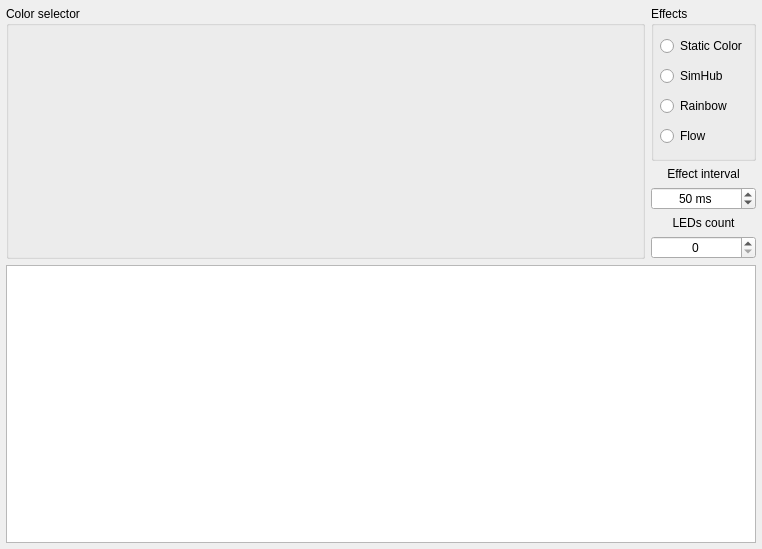
<?xml version="1.0" encoding="UTF-8"?>
<ui version="4.0">
 <class>LedRGBConfig</class>
 <widget class="QWidget" name="LedRGBConfig">
  <property name="geometry">
   <rect>
    <x>0</x>
    <y>0</y>
    <width>762</width>
    <height>549</height>
   </rect>
  </property>
  <property name="windowTitle">
   <string>Form</string>
  </property>
  <layout class="QGridLayout" name="gridLayout" rowstretch="5,0,0,9" columnstretch="99,0">
   <property name="leftMargin">
    <number>6</number>
   </property>
   <property name="topMargin">
    <number>6</number>
   </property>
   <property name="rightMargin">
    <number>6</number>
   </property>
   <property name="bottomMargin">
    <number>6</number>
   </property>
   <item row="0" column="1">
    <widget class="QGroupBox" name="groupBox_effects">
     <property name="title">
      <string>Effects</string>
     </property>
     <layout class="QGridLayout" name="gridLayout_2">
      <property name="leftMargin">
       <number>6</number>
      </property>
      <property name="topMargin">
       <number>6</number>
      </property>
      <property name="rightMargin">
       <number>6</number>
      </property>
      <property name="bottomMargin">
       <number>6</number>
      </property>
      <item row="0" column="0">
       <widget class="QRadioButton" name="radioButton_staticColor">
        <property name="text">
         <string>Static Color</string>
        </property>
       </widget>
      </item>
      <item row="2" column="0">
       <widget class="QRadioButton" name="radioButton_rainbow">
        <property name="text">
         <string>Rainbow</string>
        </property>
       </widget>
      </item>
      <item row="1" column="0">
       <widget class="QRadioButton" name="radioButton_simHub">
        <property name="text">
         <string>SimHub</string>
        </property>
       </widget>
      </item>
      <item row="3" column="0">
       <widget class="QRadioButton" name="radioButton_flow">
        <property name="text">
         <string>Flow</string>
        </property>
       </widget>
      </item>
     </layout>
    </widget>
   </item>
   <item row="0" column="0" rowspan="3">
    <widget class="QGroupBox" name="groupBox">
     <property name="title">
      <string>Color selector</string>
     </property>
     <layout class="QHBoxLayout" name="horizontalLayout_Colors">
      <property name="leftMargin">
       <number>6</number>
      </property>
      <property name="topMargin">
       <number>6</number>
      </property>
      <property name="rightMargin">
       <number>6</number>
      </property>
      <property name="bottomMargin">
       <number>6</number>
      </property>
     </layout>
    </widget>
   </item>
   <item row="3" column="0" colspan="2">
    <widget class="QListWidget" name="listWidget_leds">
     <property name="dragDropMode">
      <enum>QAbstractItemView::NoDragDrop</enum>
     </property>
     <property name="defaultDropAction">
      <enum>Qt::IgnoreAction</enum>
     </property>
     <property name="selectionMode">
      <enum>QAbstractItemView::ExtendedSelection</enum>
     </property>
     <property name="movement">
      <enum>QListView::Static</enum>
     </property>
     <property name="resizeMode">
      <enum>QListView::Adjust</enum>
     </property>
     <property name="viewMode">
      <enum>QListView::IconMode</enum>
     </property>
    </widget>
   </item>
   <item row="2" column="1">
    <layout class="QGridLayout" name="gridLayout_3">
     <item row="0" column="0">
      <widget class="QLabel" name="label">
       <property name="text">
        <string>LEDs count</string>
       </property>
       <property name="alignment">
        <set>Qt::AlignCenter</set>
       </property>
      </widget>
     </item>
     <item row="1" column="0">
      <widget class="QSpinBox" name="spinBox_ledsCount">
       <property name="sizePolicy">
        <sizepolicy hsizetype="Minimum" vsizetype="Fixed">
         <horstretch>0</horstretch>
         <verstretch>0</verstretch>
        </sizepolicy>
       </property>
       <property name="alignment">
        <set>Qt::AlignCenter</set>
       </property>
       <property name="maximum">
        <number>100</number>
       </property>
      </widget>
     </item>
    </layout>
   </item>
   <item row="1" column="1">
    <layout class="QVBoxLayout" name="verticalLayout_delay">
     <property name="topMargin">
      <number>0</number>
     </property>
     <property name="bottomMargin">
      <number>0</number>
     </property>
     <item>
      <widget class="QLabel" name="label_delay">
       <property name="text">
        <string>Effect interval</string>
       </property>
       <property name="alignment">
        <set>Qt::AlignCenter</set>
       </property>
      </widget>
     </item>
     <item>
      <widget class="QSpinBox" name="spinBox_delay">
       <property name="alignment">
        <set>Qt::AlignCenter</set>
       </property>
       <property name="suffix">
        <string> ms</string>
       </property>
       <property name="minimum">
        <number>10</number>
       </property>
       <property name="maximum">
        <number>65535</number>
       </property>
       <property name="value">
        <number>50</number>
       </property>
      </widget>
     </item>
    </layout>
   </item>
  </layout>
 </widget>
 <resources/>
 <connections/>
</ui>
